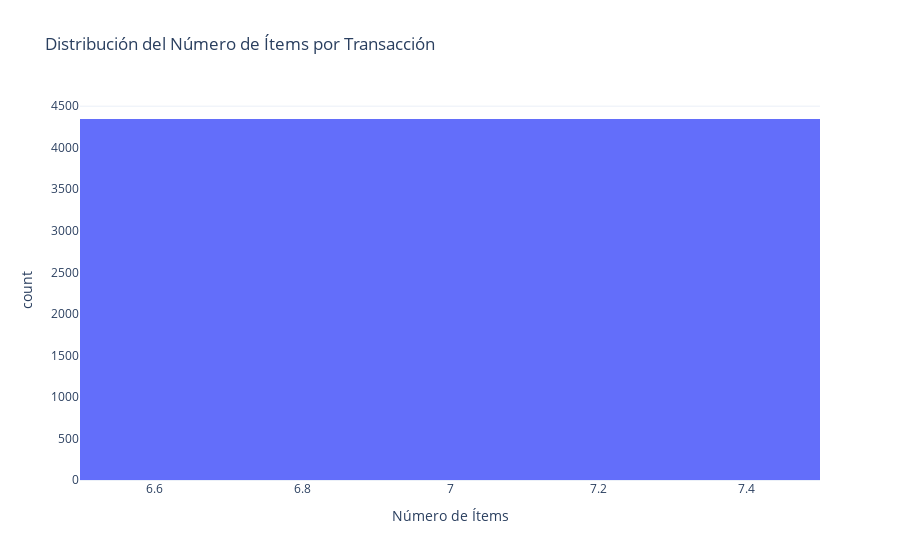

Notebook cell for this chart:
### Code cell
import pandas as pd
import plotly.express as px

# Suponiendo que df_encoded ya está definido y preparado
# Sumar el número de ítems presentes en cada transacción
df_encoded['num_items'] = df_encoded.sum(axis=1)

# Crear un histograma
fig = px.histogram(
    df_encoded,
    x='num_items',
    nbins=20,
    title='Distribución del Número de Ítems por Transacción',
    labels={'num_items': 'Número de Ítems', 'count': 'Número de Transacciones'}
)

# Personalizar el diseño
fig.update_layout(template='plotly_white')

# Mostrar el gráfico
fig.show()

### Figure 1 — Plotly figure (JSON) as saved in the notebook; plotly's stock layout.template omitted (floating-point values rounded to 4 significant figures; data arrays with more than 128 entries replaced by an {"elided": "..."} marker saying what was removed)
{"data": [{"alignmentgroup": "True", "bingroup": "x", "hovertemplate": "Número de Ítems=%{x}<br>count=%{y}<extra></extra>", "legendgroup": "", "marker": {"color": "#636efa", "pattern": {"shape": ""}}, "name": "", "nbinsx": 20, "offsetgroup": "", "orientation": "v", "showlegend": false, "type": "histogram", "x": {"elided": "4346 int values"}, "xaxis": "x", "yaxis": "y"}], "layout": {"barmode": "relative", "legend": {"tracegroupgap": 0}, "title": {"text": "Distribución del Número de Ítems por Transacción"}, "xaxis": {"anchor": "y", "domain": [0, 1], "title": {"text": "Número de Ítems"}}, "yaxis": {"anchor": "x", "domain": [0, 1], "title": {"text": "count"}}}}
